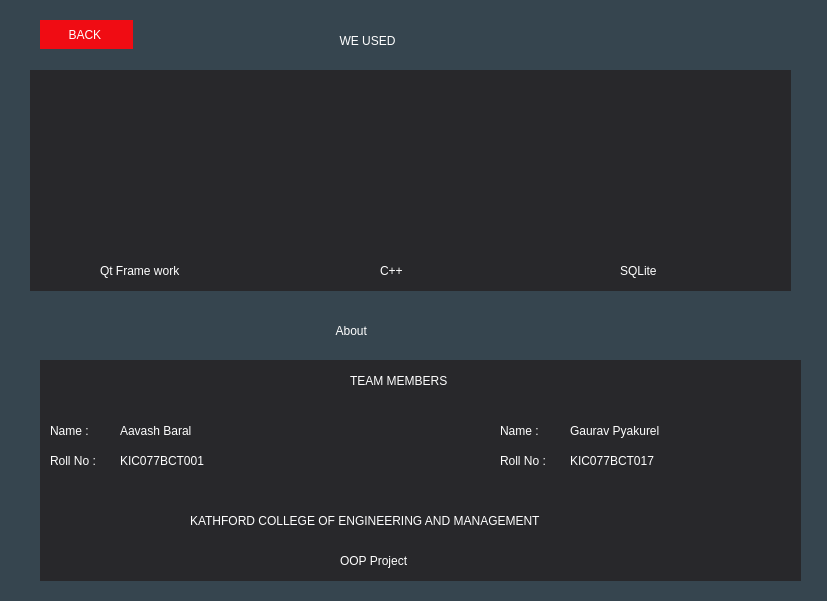
<?xml version="1.0" encoding="UTF-8"?>
<ui version="4.0">
 <class>aboutus</class>
 <widget class="QDialog" name="aboutus">
  <property name="geometry">
   <rect>
    <x>0</x>
    <y>0</y>
    <width>827</width>
    <height>601</height>
   </rect>
  </property>
  <property name="windowTitle">
   <string>Dialog</string>
  </property>
  <widget class="QLabel" name="label">
   <property name="geometry">
    <rect>
     <x>-130</x>
     <y>0</y>
     <width>1051</width>
     <height>611</height>
    </rect>
   </property>
   <property name="styleSheet">
    <string notr="true">background-color: rgb(54, 69, 79);</string>
   </property>
   <property name="text">
    <string/>
   </property>
   <property name="scaledContents">
    <bool>true</bool>
   </property>
  </widget>
  <widget class="QLabel" name="label_5">
   <property name="geometry">
    <rect>
     <x>320</x>
     <y>100</y>
     <width>151</width>
     <height>141</height>
    </rect>
   </property>
   <property name="text">
    <string/>
   </property>
   <property name="pixmap">
    <pixmap>../../cpp.png</pixmap>
   </property>
   <property name="scaledContents">
    <bool>true</bool>
   </property>
  </widget>
  <widget class="QLabel" name="label_6">
   <property name="geometry">
    <rect>
     <x>80</x>
     <y>110</y>
     <width>151</width>
     <height>141</height>
    </rect>
   </property>
   <property name="text">
    <string/>
   </property>
   <property name="pixmap">
    <pixmap>../../qt.png</pixmap>
   </property>
   <property name="scaledContents">
    <bool>true</bool>
   </property>
  </widget>
  <widget class="QLabel" name="label_7">
   <property name="geometry">
    <rect>
     <x>580</x>
     <y>110</y>
     <width>151</width>
     <height>141</height>
    </rect>
   </property>
   <property name="text">
    <string/>
   </property>
   <property name="pixmap">
    <pixmap>../../Downloads/sql.png</pixmap>
   </property>
   <property name="scaledContents">
    <bool>true</bool>
   </property>
  </widget>
  <widget class="QLabel" name="label_3">
   <property name="geometry">
    <rect>
     <x>30</x>
     <y>70</y>
     <width>761</width>
     <height>221</height>
    </rect>
   </property>
   <property name="styleSheet">
    <string notr="true">background-color:rgb(40, 40, 43);</string>
   </property>
   <property name="text">
    <string/>
   </property>
  </widget>
  <widget class="QLabel" name="label_8">
   <property name="geometry">
    <rect>
     <x>40</x>
     <y>360</y>
     <width>761</width>
     <height>221</height>
    </rect>
   </property>
   <property name="styleSheet">
    <string notr="true">background-color:rgb(40, 40, 43);</string>
   </property>
   <property name="text">
    <string/>
   </property>
  </widget>
  <widget class="QLabel" name="label_14">
   <property name="geometry">
    <rect>
     <x>50</x>
     <y>410</y>
     <width>111</width>
     <height>41</height>
    </rect>
   </property>
   <property name="styleSheet">
    <string notr="true">
QLabel {
color:white;
background-color:rgb(40, 40, 43);
            text-align:left;
        font: 700 9pt &quot;Segoe UI&quot;;
border:none;
        }</string>
   </property>
   <property name="text">
    <string>Name :</string>
   </property>
  </widget>
  <widget class="QLabel" name="label_16">
   <property name="geometry">
    <rect>
     <x>350</x>
     <y>360</y>
     <width>121</width>
     <height>41</height>
    </rect>
   </property>
   <property name="styleSheet">
    <string notr="true">
QLabel {
color:white;
background-color:rgb(40, 40, 43);
            text-align:left;
        font: 700 9pt &quot;Segoe UI&quot;;
border:none;
        }</string>
   </property>
   <property name="text">
    <string>TEAM MEMBERS</string>
   </property>
  </widget>
  <widget class="QLabel" name="label_17">
   <property name="geometry">
    <rect>
     <x>70</x>
     <y>20</y>
     <width>431</width>
     <height>41</height>
    </rect>
   </property>
   <property name="styleSheet">
    <string notr="true">
QLabel {
color:white;

            text-align:left;
        font: 700 9pt &quot;Segoe UI&quot;;
border:none;
        }</string>
   </property>
   <property name="text">
    <string>                                                                                 WE USED</string>
   </property>
  </widget>
  <widget class="QLabel" name="label_18">
   <property name="geometry">
    <rect>
     <x>100</x>
     <y>250</y>
     <width>111</width>
     <height>41</height>
    </rect>
   </property>
   <property name="styleSheet">
    <string notr="true">
QLabel {
color:white;
background-color:rgb(40, 40, 43);
            text-align:left;
        font: 700 9pt &quot;Segoe UI&quot;;
border:none;
        }</string>
   </property>
   <property name="text">
    <string>Qt Frame work</string>
   </property>
  </widget>
  <widget class="QLabel" name="label_19">
   <property name="geometry">
    <rect>
     <x>380</x>
     <y>250</y>
     <width>111</width>
     <height>41</height>
    </rect>
   </property>
   <property name="styleSheet">
    <string notr="true">
QLabel {
color:white;
background-color:rgb(40, 40, 43);
            text-align:left;
        font: 700 9pt &quot;Segoe UI&quot;;
border:none;
        }</string>
   </property>
   <property name="text">
    <string>C++</string>
   </property>
  </widget>
  <widget class="QLabel" name="label_20">
   <property name="geometry">
    <rect>
     <x>620</x>
     <y>250</y>
     <width>111</width>
     <height>41</height>
    </rect>
   </property>
   <property name="styleSheet">
    <string notr="true">
QLabel {
color:white;
background-color:rgb(40, 40, 43);
            text-align:left;
        font: 700 9pt &quot;Segoe UI&quot;;
border:none;
        }</string>
   </property>
   <property name="text">
    <string>SQLite</string>
   </property>
  </widget>
  <widget class="QLabel" name="label_21">
   <property name="geometry">
    <rect>
     <x>60</x>
     <y>310</y>
     <width>761</width>
     <height>41</height>
    </rect>
   </property>
   <property name="styleSheet">
    <string notr="true">
QLabel {
color:white;

            text-align:left;
        font: 700 9pt &quot;Segoe UI&quot;;
border:none;
        }</string>
   </property>
   <property name="text">
    <string>                                                                                   About</string>
   </property>
  </widget>
  <widget class="QLabel" name="label_15">
   <property name="geometry">
    <rect>
     <x>120</x>
     <y>410</y>
     <width>111</width>
     <height>41</height>
    </rect>
   </property>
   <property name="styleSheet">
    <string notr="true">
QLabel {
color:white;
background-color:rgb(40, 40, 43);
            text-align:left;
        font: 700 9pt &quot;Segoe UI&quot;;
border:none;
        }</string>
   </property>
   <property name="text">
    <string>Aavash Baral</string>
   </property>
  </widget>
  <widget class="QLabel" name="label_22">
   <property name="geometry">
    <rect>
     <x>50</x>
     <y>440</y>
     <width>111</width>
     <height>41</height>
    </rect>
   </property>
   <property name="styleSheet">
    <string notr="true">
QLabel {
color:white;
background-color:rgb(40, 40, 43);
            text-align:left;
        font: 700 9pt &quot;Segoe UI&quot;;
border:none;
        }</string>
   </property>
   <property name="text">
    <string>Roll No :</string>
   </property>
  </widget>
  <widget class="QLabel" name="label_23">
   <property name="geometry">
    <rect>
     <x>120</x>
     <y>440</y>
     <width>111</width>
     <height>41</height>
    </rect>
   </property>
   <property name="styleSheet">
    <string notr="true">
QLabel {
color:white;
background-color:rgb(40, 40, 43);
            text-align:left;
        font: 700 9pt &quot;Segoe UI&quot;;
border:none;
        }</string>
   </property>
   <property name="text">
    <string>KIC077BCT001</string>
   </property>
  </widget>
  <widget class="QLabel" name="label_24">
   <property name="geometry">
    <rect>
     <x>570</x>
     <y>410</y>
     <width>141</width>
     <height>41</height>
    </rect>
   </property>
   <property name="styleSheet">
    <string notr="true">
QLabel {
color:white;
background-color:rgb(40, 40, 43);
            text-align:left;
        font: 700 9pt &quot;Segoe UI&quot;;
border:none;
        }</string>
   </property>
   <property name="text">
    <string>Gaurav Pyakurel</string>
   </property>
  </widget>
  <widget class="QLabel" name="label_25">
   <property name="geometry">
    <rect>
     <x>500</x>
     <y>410</y>
     <width>111</width>
     <height>41</height>
    </rect>
   </property>
   <property name="styleSheet">
    <string notr="true">
QLabel {
color:white;
background-color:rgb(40, 40, 43);
            text-align:left;
        font: 700 9pt &quot;Segoe UI&quot;;
border:none;
        }</string>
   </property>
   <property name="text">
    <string>Name :</string>
   </property>
  </widget>
  <widget class="QLabel" name="label_26">
   <property name="geometry">
    <rect>
     <x>500</x>
     <y>440</y>
     <width>111</width>
     <height>41</height>
    </rect>
   </property>
   <property name="styleSheet">
    <string notr="true">
QLabel {
color:white;
background-color:rgb(40, 40, 43);
            text-align:left;
        font: 700 9pt &quot;Segoe UI&quot;;
border:none;
        }</string>
   </property>
   <property name="text">
    <string>Roll No :</string>
   </property>
  </widget>
  <widget class="QLabel" name="label_27">
   <property name="geometry">
    <rect>
     <x>570</x>
     <y>440</y>
     <width>111</width>
     <height>41</height>
    </rect>
   </property>
   <property name="styleSheet">
    <string notr="true">
QLabel {
color:white;
background-color:rgb(40, 40, 43);
            text-align:left;
        font: 700 9pt &quot;Segoe UI&quot;;
border:none;
        }</string>
   </property>
   <property name="text">
    <string>KIC077BCT017</string>
   </property>
  </widget>
  <widget class="QLabel" name="label_28">
   <property name="geometry">
    <rect>
     <x>190</x>
     <y>500</y>
     <width>441</width>
     <height>41</height>
    </rect>
   </property>
   <property name="styleSheet">
    <string notr="true">
QLabel {
color:white;
background-color:rgb(40, 40, 43);
            text-align:left;
        font: 700 9pt &quot;Segoe UI&quot;;
border:none;
        }</string>
   </property>
   <property name="text">
    <string>KATHFORD COLLEGE OF ENGINEERING AND MANAGEMENT</string>
   </property>
  </widget>
  <widget class="QLabel" name="label_29">
   <property name="geometry">
    <rect>
     <x>340</x>
     <y>540</y>
     <width>101</width>
     <height>41</height>
    </rect>
   </property>
   <property name="styleSheet">
    <string notr="true">
QLabel {
color:white;
background-color:rgb(40, 40, 43);
            text-align:left;
        font: 700 9pt &quot;Segoe UI&quot;;
border:none;
        }</string>
   </property>
   <property name="text">
    <string>OOP Project</string>
   </property>
  </widget>
  <widget class="QPushButton" name="pushButton">
   <property name="geometry">
    <rect>
     <x>40</x>
     <y>20</y>
     <width>93</width>
     <height>29</height>
    </rect>
   </property>
   <property name="styleSheet">
    <string notr="true">QPushButton {
color:white;
	background-color: rgb(240, 12, 19);
            text-align:lcentre;
        
	font: 700 9pt &quot;Segoe UI&quot;;
border:none;
        }
        QPushButton:hover {
            color: white;
	background-color: rgb(240, 40, 19);
font: 700 10pt &quot;Segoe UI&quot;;
        }</string>
   </property>
   <property name="text">
    <string>BACK </string>
   </property>
  </widget>
  <zorder>label</zorder>
  <zorder>label_3</zorder>
  <zorder>label_5</zorder>
  <zorder>label_6</zorder>
  <zorder>label_7</zorder>
  <zorder>label_8</zorder>
  <zorder>label_14</zorder>
  <zorder>label_16</zorder>
  <zorder>label_17</zorder>
  <zorder>label_18</zorder>
  <zorder>label_19</zorder>
  <zorder>label_20</zorder>
  <zorder>label_21</zorder>
  <zorder>label_15</zorder>
  <zorder>label_22</zorder>
  <zorder>label_23</zorder>
  <zorder>label_25</zorder>
  <zorder>label_24</zorder>
  <zorder>label_26</zorder>
  <zorder>label_27</zorder>
  <zorder>label_28</zorder>
  <zorder>label_29</zorder>
  <zorder>pushButton</zorder>
 </widget>
 <resources/>
 <connections/>
</ui>
